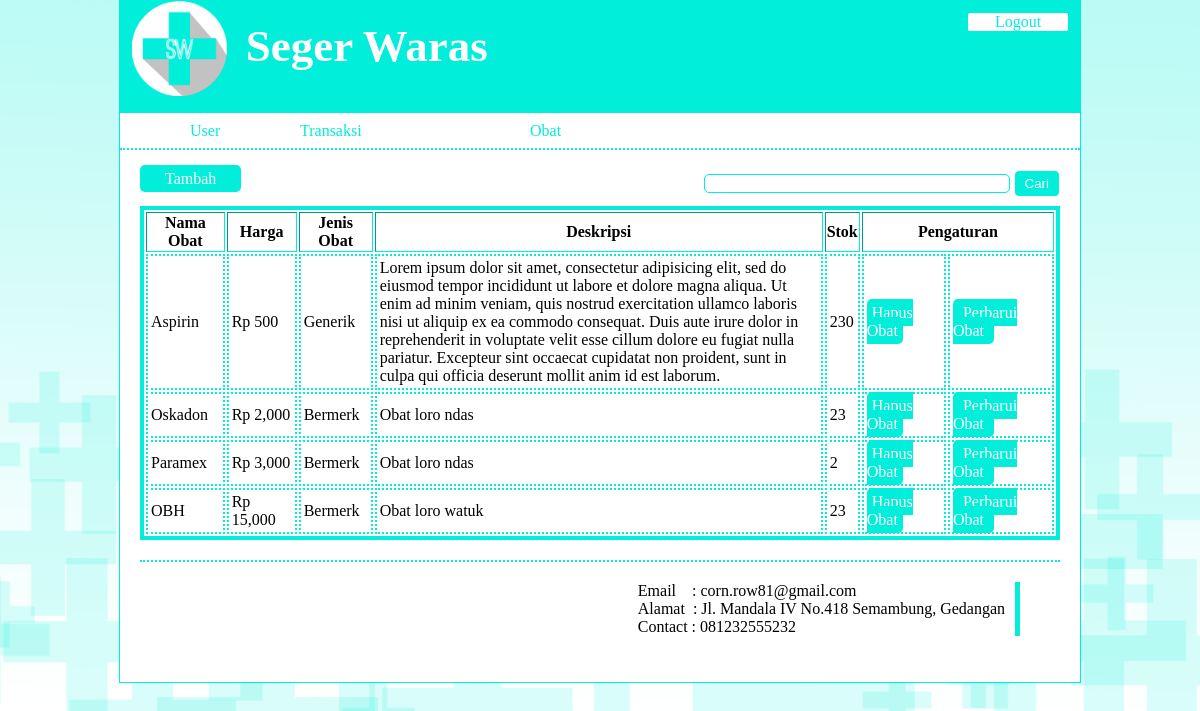
The page /index.php?menu=6&action=0 (signed in) on the database its author committed.
### tables this page shows
CREATE TABLE IF NOT EXISTS `tblidentitas` (
  `namaapotek` varchar(50) NOT NULL,
  `alamat` varchar(50) NOT NULL,
  `telp` varchar(15) NOT NULL,
  `deskripsi` varchar(255) NOT NULL
);

CREATE TABLE IF NOT EXISTS `tblobat` (
  `id_obat` int(11) NOT NULL,
  `namaobat` text NOT NULL,
  `harga` float NOT NULL,
  `jenis` text NOT NULL,
  `deskripsi` text NOT NULL,
  `stok` int(11) NOT NULL
);

### lib/function.php (called while the page is built, shortened)
<?php
	$db = mysqli_connect('localhost','root','','dbapotek');
	function query($sql){
		global $db;
		$result = mysqli_query($db,$sql);
		return $result;
	}
 ?>

### page/obat/index.php (the view)
<?php
	$query = query("SELECT * FROM tblobat");
 ?>
<div class="div-cari">
	<input type="text" name="cari">
	<input type="submit" name="caribtn" value="Cari">
</div>
 <div>
 	<a class ="btn-tambah" id="obat" href="?menu=6&action=1">Tambah</a><br><br>
 	<table border="1">
 		<tr>
 			<th>Nama Obat</th>
 			<th>Harga</th>
 			<th>Jenis Obat</th>
 			<th style="width:50%;">Deskripsi</th>
 			<th>Stok</th>
 			<th colspan="2">Pengaturan</th>
 		</tr>
 		<?php while ($row = mysqli_fetch_array($query)) { ?>
 		<tr>
 			<td><?= $row[1]; ?></td>
 			<td><?php echo "Rp ".number_format($row[2],0,",",","); ?></td>
 			<td><?= $row[3]; ?></td>
 			<td><?= $row[4]; ?></td>
 			<td><?= $row[5]; ?></td>
 			<?php
 			echo '<td><a class="btn-hps" href="?menu=6&action=2&id='.$row[0].'">Hapus Obat</a></td>';
 			echo '<td><a class="btn-edt"href="?menu=6&action=3&namaobat='.$row[1].'">Perbarui Obat</a></td>';
 			?>
 		</tr>
 		<?php } ?>
 	</table>

### index.php (shortened to what this page needs)
<?php
	require_once 'lib/function.php';
	$result = query("SELECT * FROM tblidentitas");
	$row = mysqli_fetch_array($result);
 ?>
 <!DOCTYPE html>
 <html>
 <head>
 	<link rel="stylesheet" type="text/css" href="style.css">
 </head>
 <body>
 	<div id="wrapper">
 		<header>
 			<span class="btn"><a href="logout.php" class="logout">Logout</a></span>
 			<a href="index.php"><img src="assets/logo2.png"></a>
 			<h1>
 				<span class="sg"><?php echo $row[0]; ?></span>
 			</h1>
 		</header>
 		<nav>
 		<?php
 			if (isset($_SESSION['level'])) {
 				$level = $_SESSION['level'];
 		 ?>
 			<ul>
 			<?php
 				if ($level == 1) {
 			 ?>
 				<li><a class="mother" href="index.php?menu=1&action=0">User</a></li>
 			<?php } ?>
 				<li class="transaksi">Transaksi
 				</li>
 				<li><a class="mother" href="index.php?menu=6&action=0">Obat</a></li>
 			</ul>
 			<?php } ?>
 		</nav>
 		<div class="container">
 			<?php
 				if (!isset($_SESSION['level'])) {
 					header('location:login.php');
 				}else{
		 			if (isset($_GET['menu'])) {
		 				$menu = $_GET['menu'];
		 				if (isset($_GET['action'])) {
		 					$action = $_GET['action'];
				 		}
				 			switch ($menu) {
				 				case '6':
				 					if ($action == 0 && $menu == 6) {
				 						require_once 'page/obat/index.php';
				 					}elseif($action == 1 && $menu == 6){
				 						require_once 'page/obat/insert.php';
				 					}elseif($action == 2 && $menu == 6){
				 						require_once 'page/obat/delete.php';
				 					}elseif($action == 3 && $menu == 6){
				 						require_once 'page/obat/update.php';
				 					}
				 					break;
				 			}
	 				}
	 			}
 			 ?>
 		</div>
 	<footer>
 			<div class="foot-container">
				<span>Email&nbsp&nbsp&nbsp : corn.row81@gmail.com</span><br>
				<span>Alamat &nbsp: Jl. Mandala IV No.418 Semambung, Gedangan</span><br>
				<span>Contact :  081232555232</span><br>
 			</div>
 		</footer>
 	</div>
 </body>
 </html>

### style.css (style rules this page uses)
body { background-image: url(assets/bg.png); }
* { margin : 0; }
a { text-decoration: none; }
#wrapper { width: 80%; height: 100%; margin: auto; border: 1px solid #00eeda; background-color: white; }
header { height: 100px; margin-bottom: 0px; background-color: #00eeda; padding-left: 12px; padding-bottom: 12px; }
header h1 { color: white; font-family: League Gothic; src : url(assets/League Gothic.otf); font-size: 45px; padding-top: 2%; padding-left: 12%; }
header .logout { float: right; width: 100px; text-align: center; background-color: white; color: #00eeda; border-radius: 2px; }
header .btn { float : right; padding: 12px; }
header img { width: 10%; float: left; position: }
nav { height:35px; background-color: white; overflow: hidden; width: 100%; border-bottom: 2px dotted #00eeda; }
nav ul { list-style: none; position: absolute; }
nav ul li { float:left; display: block; line-height:35px; width: 120px; color: #00eeda; padding-left: 10px; }
nav ul .transaksi { width: 200px; }
nav ul li .mother { color: #00eeda; padding-bottom: 10px; padding-top: 9px; padding-left: 20px; padding-right: 70px; }
.container { padding: 20px; }
.btn-tambah { padding-left: 25px; padding-right: 25px; padding-bottom: 5px; padding-top: 5px; background-color: #00eeda; color: white; border-radius: 5px; }
table { margin: auto; border : 4px solid #00eeda; }
table td { border : 2px dotted #00eeda; padding: 3px; margin: 2px; }
table .btn-hps { padding: 5px; background-color: #00eeda; color: white; border-radius: 5px; text-align: center; }
table .btn-edt { padding-top: 5px; padding-left: 10px; padding-right: 10px; padding-bottom: 5px; background-color: #00eeda; color: white; border-radius: 5px; text-align: center; }
.div-cari { float: right; }
.div-cari input[type="text"] { border-radius: 5px; border : 1px solid #00eeda; width: 300px }
.div-cari input[type="submit"] { background-color: #00eeda; color: white; border-radius: 5px; padding: 5px 10px 5px 10px; border : 1px solid white; }
footer { width: 100%; height: 100px; border-top : 2px dotted #00eeda; clear: both; margin-top: 20px; background-color: white; }
footer .foot-container { float: right; margin-top: 20px; margin-right: 40px; padding-right: 10px; border-right: 5px solid #00eeda; }

### rows shown on the page
tblidentitas: namaapotek "Seger Waras"
tblobat: namaobat "Aspirin", harga "500", jenis "Generik", deskripsi "Lorem ipsum dolor sit amet, consectetur adipisicing elit, sed do eiusmod tempor incididunt ut labore et dolore magna aliqua. Ut enim ad minim veniam, quis nostrud exercitation ullamco laboris nisi ut aliquip ex ea commodo consequat. Duis aute irure dolor in reprehenderit in voluptate velit esse cillum dolore eu fugiat nulla pariatur. Excepteur sint occaecat cupidatat non proident, sunt in culpa qui officia deserunt mollit anim id est laborum.", stok "230"
tblobat: namaobat "Oskadon", harga "2,000", jenis "Bermerk", deskripsi "Obat loro ndas", stok "23"
tblobat: namaobat "Paramex", harga "3,000", jenis "Bermerk", deskripsi "Obat loro ndas", stok "2"
tblobat: namaobat "OBH", harga "15,000", jenis "Bermerk", deskripsi "Obat loro watuk", stok "23"
